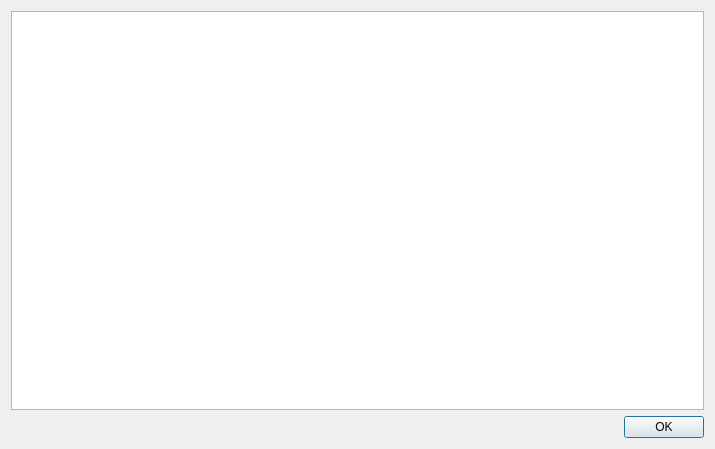
<?xml version="1.0" encoding="UTF-8"?>
<ui version="4.0">
 <class>DlgRcInfo</class>
 <widget class="QDialog" name="DlgRcInfo">
  <property name="geometry">
   <rect>
    <x>0</x>
    <y>0</y>
    <width>715</width>
    <height>449</height>
   </rect>
  </property>
  <property name="windowTitle">
   <string>Состояние РЦ</string>
  </property>
  <layout class="QVBoxLayout" name="verticalLayout">
   <item>
    <widget class="QTableWidget" name="tableRc"/>
   </item>
   <item>
    <widget class="QDialogButtonBox" name="buttonBox">
     <property name="standardButtons">
      <set>QDialogButtonBox::Ok</set>
     </property>
    </widget>
   </item>
  </layout>
 </widget>
 <resources/>
 <connections>
  <connection>
   <sender>buttonBox</sender>
   <signal>accepted()</signal>
   <receiver>DlgRcInfo</receiver>
   <slot>accept()</slot>
   <hints>
    <hint type="sourcelabel">
     <x>572</x>
     <y>431</y>
    </hint>
    <hint type="destinationlabel">
     <x>710</x>
     <y>108</y>
    </hint>
   </hints>
  </connection>
  <connection>
   <sender>buttonBox</sender>
   <signal>rejected()</signal>
   <receiver>DlgRcInfo</receiver>
   <slot>reject()</slot>
   <hints>
    <hint type="sourcelabel">
     <x>652</x>
     <y>425</y>
    </hint>
    <hint type="destinationlabel">
     <x>711</x>
     <y>165</y>
    </hint>
   </hints>
  </connection>
 </connections>
</ui>
